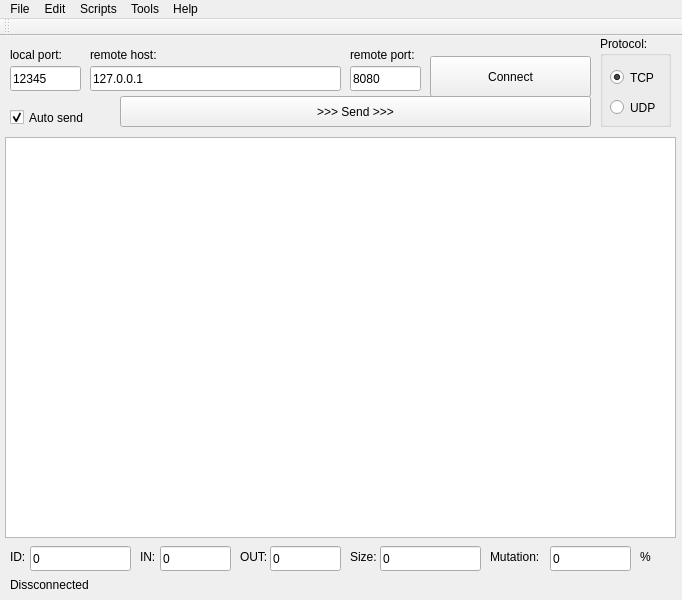
<?xml version="1.0" encoding="UTF-8"?>
<ui version="4.0">
 <class>MainWindow</class>
 <widget class="QMainWindow" name="MainWindow">
  <property name="geometry">
   <rect>
    <x>0</x>
    <y>0</y>
    <width>682</width>
    <height>600</height>
   </rect>
  </property>
  <property name="minimumSize">
   <size>
    <width>682</width>
    <height>600</height>
   </size>
  </property>
  <property name="maximumSize">
   <size>
    <width>682</width>
    <height>600</height>
   </size>
  </property>
  <property name="windowTitle">
   <string>rproxy - multi protocol reversing proxy</string>
  </property>
  <widget class="QWidget" name="centralWidget">
   <widget class="QLineEdit" name="eLPort">
    <property name="geometry">
     <rect>
      <x>10</x>
      <y>30</y>
      <width>71</width>
      <height>25</height>
     </rect>
    </property>
    <property name="toolTip">
     <string>local port number to open for receiving connections from the client.</string>
    </property>
    <property name="text">
     <string>12345</string>
    </property>
    <property name="cursorPosition">
     <number>5</number>
    </property>
   </widget>
   <widget class="QLineEdit" name="eRHost">
    <property name="geometry">
     <rect>
      <x>90</x>
      <y>30</y>
      <width>251</width>
      <height>25</height>
     </rect>
    </property>
    <property name="text">
     <string>127.0.0.1</string>
    </property>
   </widget>
   <widget class="QPushButton" name="bConnect">
    <property name="geometry">
     <rect>
      <x>430</x>
      <y>20</y>
      <width>161</width>
      <height>41</height>
     </rect>
    </property>
    <property name="text">
     <string>Connect</string>
    </property>
   </widget>
   <widget class="QLabel" name="label">
    <property name="geometry">
     <rect>
      <x>10</x>
      <y>10</y>
      <width>57</width>
      <height>17</height>
     </rect>
    </property>
    <property name="text">
     <string>local port:</string>
    </property>
   </widget>
   <widget class="QLabel" name="label_2">
    <property name="geometry">
     <rect>
      <x>90</x>
      <y>10</y>
      <width>73</width>
      <height>17</height>
     </rect>
    </property>
    <property name="text">
     <string>remote host:</string>
    </property>
   </widget>
   <widget class="QLabel" name="label_3">
    <property name="geometry">
     <rect>
      <x>350</x>
      <y>10</y>
      <width>72</width>
      <height>17</height>
     </rect>
    </property>
    <property name="text">
     <string>remote port:</string>
    </property>
   </widget>
   <widget class="QLineEdit" name="eRPort">
    <property name="geometry">
     <rect>
      <x>350</x>
      <y>30</y>
      <width>71</width>
      <height>25</height>
     </rect>
    </property>
    <property name="text">
     <string>8080</string>
    </property>
   </widget>
   <widget class="QGroupBox" name="groupBox">
    <property name="geometry">
     <rect>
      <x>600</x>
      <y>0</y>
      <width>71</width>
      <height>91</height>
     </rect>
    </property>
    <property name="title">
     <string>Protocol:</string>
    </property>
    <widget class="QRadioButton" name="rTCP">
     <property name="geometry">
      <rect>
       <x>10</x>
       <y>30</y>
       <width>51</width>
       <height>23</height>
      </rect>
     </property>
     <property name="text">
      <string>TCP</string>
     </property>
     <property name="checked">
      <bool>true</bool>
     </property>
    </widget>
    <widget class="QRadioButton" name="rUDP">
     <property name="geometry">
      <rect>
       <x>10</x>
       <y>60</y>
       <width>61</width>
       <height>23</height>
      </rect>
     </property>
     <property name="text">
      <string>UDP</string>
     </property>
    </widget>
   </widget>
   <widget class="QCheckBox" name="checkBox">
    <property name="geometry">
     <rect>
      <x>10</x>
      <y>70</y>
      <width>82</width>
      <height>23</height>
     </rect>
    </property>
    <property name="text">
     <string>Auto send</string>
    </property>
    <property name="checked">
     <bool>true</bool>
    </property>
   </widget>
   <widget class="QPushButton" name="bSend">
    <property name="geometry">
     <rect>
      <x>120</x>
      <y>60</y>
      <width>471</width>
      <height>31</height>
     </rect>
    </property>
    <property name="text">
     <string>&gt;&gt;&gt; Send &gt;&gt;&gt;</string>
    </property>
   </widget>
   <widget class="QLabel" name="label_4">
    <property name="geometry">
     <rect>
      <x>140</x>
      <y>510</y>
      <width>31</width>
      <height>21</height>
     </rect>
    </property>
    <property name="text">
     <string>IN:</string>
    </property>
   </widget>
   <widget class="QLineEdit" name="eIn">
    <property name="geometry">
     <rect>
      <x>160</x>
      <y>510</y>
      <width>71</width>
      <height>25</height>
     </rect>
    </property>
    <property name="text">
     <string>0</string>
    </property>
    <property name="readOnly">
     <bool>true</bool>
    </property>
   </widget>
   <widget class="QLabel" name="label_5">
    <property name="geometry">
     <rect>
      <x>240</x>
      <y>510</y>
      <width>31</width>
      <height>21</height>
     </rect>
    </property>
    <property name="text">
     <string>OUT:</string>
    </property>
   </widget>
   <widget class="QLineEdit" name="eOut">
    <property name="geometry">
     <rect>
      <x>270</x>
      <y>510</y>
      <width>71</width>
      <height>25</height>
     </rect>
    </property>
    <property name="text">
     <string>0</string>
    </property>
    <property name="readOnly">
     <bool>true</bool>
    </property>
   </widget>
   <widget class="QLabel" name="label_6">
    <property name="geometry">
     <rect>
      <x>350</x>
      <y>510</y>
      <width>31</width>
      <height>21</height>
     </rect>
    </property>
    <property name="text">
     <string>Size:</string>
    </property>
   </widget>
   <widget class="QLineEdit" name="eSize">
    <property name="geometry">
     <rect>
      <x>380</x>
      <y>510</y>
      <width>101</width>
      <height>25</height>
     </rect>
    </property>
    <property name="text">
     <string>0</string>
    </property>
   </widget>
   <widget class="QLabel" name="label_7">
    <property name="geometry">
     <rect>
      <x>490</x>
      <y>510</y>
      <width>61</width>
      <height>21</height>
     </rect>
    </property>
    <property name="text">
     <string>Mutation:</string>
    </property>
   </widget>
   <widget class="QLineEdit" name="eMutation">
    <property name="geometry">
     <rect>
      <x>550</x>
      <y>510</y>
      <width>81</width>
      <height>25</height>
     </rect>
    </property>
    <property name="text">
     <string>0</string>
    </property>
   </widget>
   <widget class="QLabel" name="label_8">
    <property name="geometry">
     <rect>
      <x>640</x>
      <y>510</y>
      <width>54</width>
      <height>21</height>
     </rect>
    </property>
    <property name="text">
     <string>%</string>
    </property>
   </widget>
   <widget class="QLabel" name="lStatus">
    <property name="geometry">
     <rect>
      <x>10</x>
      <y>540</y>
      <width>621</width>
      <height>17</height>
     </rect>
    </property>
    <property name="text">
     <string>Dissconnected</string>
    </property>
   </widget>
   <widget class="QLabel" name="label_9">
    <property name="geometry">
     <rect>
      <x>10</x>
      <y>510</y>
      <width>31</width>
      <height>21</height>
     </rect>
    </property>
    <property name="text">
     <string>ID:</string>
    </property>
   </widget>
   <widget class="QLineEdit" name="eId">
    <property name="geometry">
     <rect>
      <x>30</x>
      <y>510</y>
      <width>101</width>
      <height>25</height>
     </rect>
    </property>
    <property name="text">
     <string>0</string>
    </property>
    <property name="readOnly">
     <bool>true</bool>
    </property>
   </widget>
   <widget class="QTableWidget" name="tHex">
    <property name="geometry">
     <rect>
      <x>5</x>
      <y>101</y>
      <width>671</width>
      <height>401</height>
     </rect>
    </property>
    <property name="minimumSize">
     <size>
      <width>1</width>
      <height>0</height>
     </size>
    </property>
    <property name="font">
     <font>
      <family>Unifont</family>
      <pointsize>11</pointsize>
      <weight>50</weight>
      <italic>false</italic>
      <bold>false</bold>
     </font>
    </property>
   </widget>
  </widget>
  <widget class="QMenuBar" name="menuBar">
   <property name="geometry">
    <rect>
     <x>0</x>
     <y>0</y>
     <width>682</width>
     <height>22</height>
    </rect>
   </property>
   <widget class="QMenu" name="menuFile">
    <property name="title">
     <string>File</string>
    </property>
    <addaction name="actionLoad_Hex"/>
    <addaction name="actionLoad_Bin"/>
    <addaction name="actionSave_Hex"/>
    <addaction name="actionSave_Bin"/>
    <addaction name="separator"/>
    <addaction name="actionQuit"/>
   </widget>
   <widget class="QMenu" name="menuTools">
    <property name="title">
     <string>Edit</string>
    </property>
   </widget>
   <widget class="QMenu" name="menuScripts">
    <property name="title">
     <string>Scripts</string>
    </property>
   </widget>
   <widget class="QMenu" name="menuTools_2">
    <property name="title">
     <string>Tools</string>
    </property>
   </widget>
   <widget class="QMenu" name="menuHelp">
    <property name="title">
     <string>Help</string>
    </property>
    <addaction name="actionManual"/>
    <addaction name="separator"/>
    <addaction name="actionAbout_2"/>
   </widget>
   <addaction name="menuFile"/>
   <addaction name="menuTools"/>
   <addaction name="menuScripts"/>
   <addaction name="menuTools_2"/>
   <addaction name="menuHelp"/>
  </widget>
  <widget class="QToolBar" name="mainToolBar">
   <attribute name="toolBarArea">
    <enum>TopToolBarArea</enum>
   </attribute>
   <attribute name="toolBarBreak">
    <bool>false</bool>
   </attribute>
  </widget>
  <action name="actionLoad_Hex">
   <property name="text">
    <string>Load Hex</string>
   </property>
  </action>
  <action name="actionLoad_Bin">
   <property name="text">
    <string>Load  Bin</string>
   </property>
  </action>
  <action name="actionSave_Hex">
   <property name="text">
    <string>Save Hex</string>
   </property>
  </action>
  <action name="actionSave_Bin">
   <property name="text">
    <string>Save Bin</string>
   </property>
  </action>
  <action name="actionQuit">
   <property name="text">
    <string>Quit</string>
   </property>
  </action>
  <action name="actionManual">
   <property name="text">
    <string>Manual</string>
   </property>
  </action>
  <action name="actionAbout">
   <property name="text">
    <string>About</string>
   </property>
  </action>
  <action name="actionAbout_2">
   <property name="text">
    <string>About</string>
   </property>
  </action>
 </widget>
 <layoutdefault spacing="6" margin="11"/>
 <tabstops>
  <tabstop>eLPort</tabstop>
  <tabstop>eRHost</tabstop>
  <tabstop>eRPort</tabstop>
  <tabstop>bConnect</tabstop>
  <tabstop>rTCP</tabstop>
  <tabstop>rUDP</tabstop>
  <tabstop>checkBox</tabstop>
  <tabstop>bSend</tabstop>
  <tabstop>eIn</tabstop>
  <tabstop>eOut</tabstop>
  <tabstop>eSize</tabstop>
  <tabstop>eMutation</tabstop>
  <tabstop>eId</tabstop>
 </tabstops>
 <resources/>
 <connections/>
</ui>
